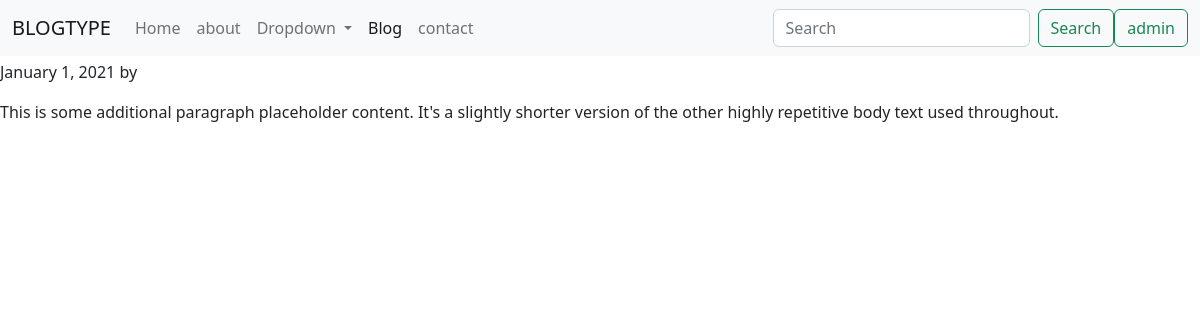
The app's page /blog/second-point, older data.
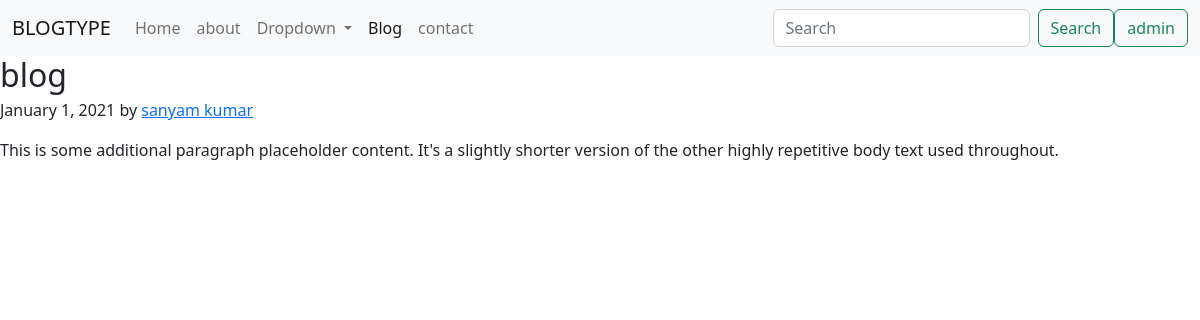
The same page, newer data.
### blog/models.py (models this page shows)
class Post(models.Model):
    sno=models.AutoField(primary_key=True)
    title=models.CharField(max_length=255)
    author=models.CharField(max_length=13)
    content=models.TextField()
    slug=models.CharField(max_length=100)
    timeStamp=models.DateTimeField(blank=True)
    def __str__(self):
        return self.author

### blog/views.py (the view)
# urls.py: path('<str:slug>',views.blogpost,name='post'),
def blogpost(request,slug):
    post=Post.objects.filter(slug=slug).first()
    print(post)
    context={'post':post}
    return render(request,'blog/blogpost.html',context)

### templates/blog/blogpost.html (shortened to what this page needs)
{% extends 'base.html' %}
{% block blogactive %} active {% endblock blogactive %}
{% block body %}
<article class="blog-post">
    <h2 class="blog-post-title mb-1">{{post.title}}</h2>
    <p class="blog-post-meta">January 1, 2021 by <a href="/about00000">{{post.author}}</a></p>
    <p>This is some additional paragraph placeholder content. It's a slightly shorter version of the other highly repetitive body text used throughout.</p>
  </article>
{% endblock body %}

### templates/base.html (shortened to what this page needs)
<!doctype html>
<html lang="en">
<head>
  <link href="https://cdn.jsdelivr.net/npm/bootstrap@5.2.3/dist/css/bootstrap.min.css" rel="stylesheet"
>
</head>
<body>
  <nav class="navbar navbar-expand-lg bg-light">
    <div class="container-fluid">
      <a class="navbar-brand" href="/">BLOGTYPE</a>
      <div class="collapse navbar-collapse" id="navbarSupportedContent">
        <ul class="navbar-nav me-auto mb-2 mb-lg-0">
          <li class="nav-item">
            <a class="nav-link {% block homeactive %} {% endblock homeactive %}" aria-current="page" href="/">Home</a>
          </li>
          <li class="nav-item">
            <a class="nav-link {% block aboutactive %} {% endblock aboutactive %}" href="/about">about</a>
          </li>
          <li class="nav-item dropdown">
            <a class="nav-link dropdown-toggle" href="#" role="button" data-bs-toggle="dropdown" aria-expanded="false">
              Dropdown
            </a>
          </li>
          <li class="nav-item">
            <a class="nav-link {% block blogactive %} {% endblock blogactive %} " href="/blog">Blog</a>
          </li>
          <li class="nav-item">
            <a class="nav-link {% block contactactive %} {% endblock contactactive %}" href="/contact">contact</a>
          </li>
        </ul>
        <form method='get' action='/search' class="d-flex" role="search">
          <input class="form-control me-2" type="search" placeholder="Search" name="query" id="query"
            aria-label="Search">
          <button class="btn btn-outline-success" type="submit">Search</button>
        </form>
        <a href='/admin' role='button' target="_blank" class="btn btn-outline-success my-2 my-sm-0">admin</a>
      </div>
    </div>
  </nav>
  {% block body %}
  {% endblock body %}
</body>
</html>

Row changes from the older to the newer data that the page shows:
added Post: title "blog", author "sanyam kumar"
